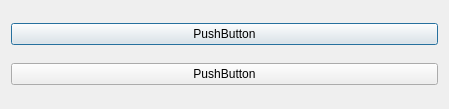
<?xml version="1.0" encoding="UTF-8"?>
<ui version="4.0">
 <class>Share</class>
 <widget class="QDialog" name="Share">
  <property name="geometry">
   <rect>
    <x>0</x>
    <y>0</y>
    <width>449</width>
    <height>109</height>
   </rect>
  </property>
  <property name="windowTitle">
   <string>Dialog</string>
  </property>
  <layout class="QVBoxLayout" name="verticalLayout">
   <item>
    <widget class="QPushButton" name="share_bt">
     <property name="text">
      <string>PushButton</string>
     </property>
    </widget>
   </item>
   <item>
    <widget class="QPushButton" name="share_mail">
     <property name="text">
      <string>PushButton</string>
     </property>
    </widget>
   </item>
  </layout>
 </widget>
 <resources/>
 <connections/>
</ui>
